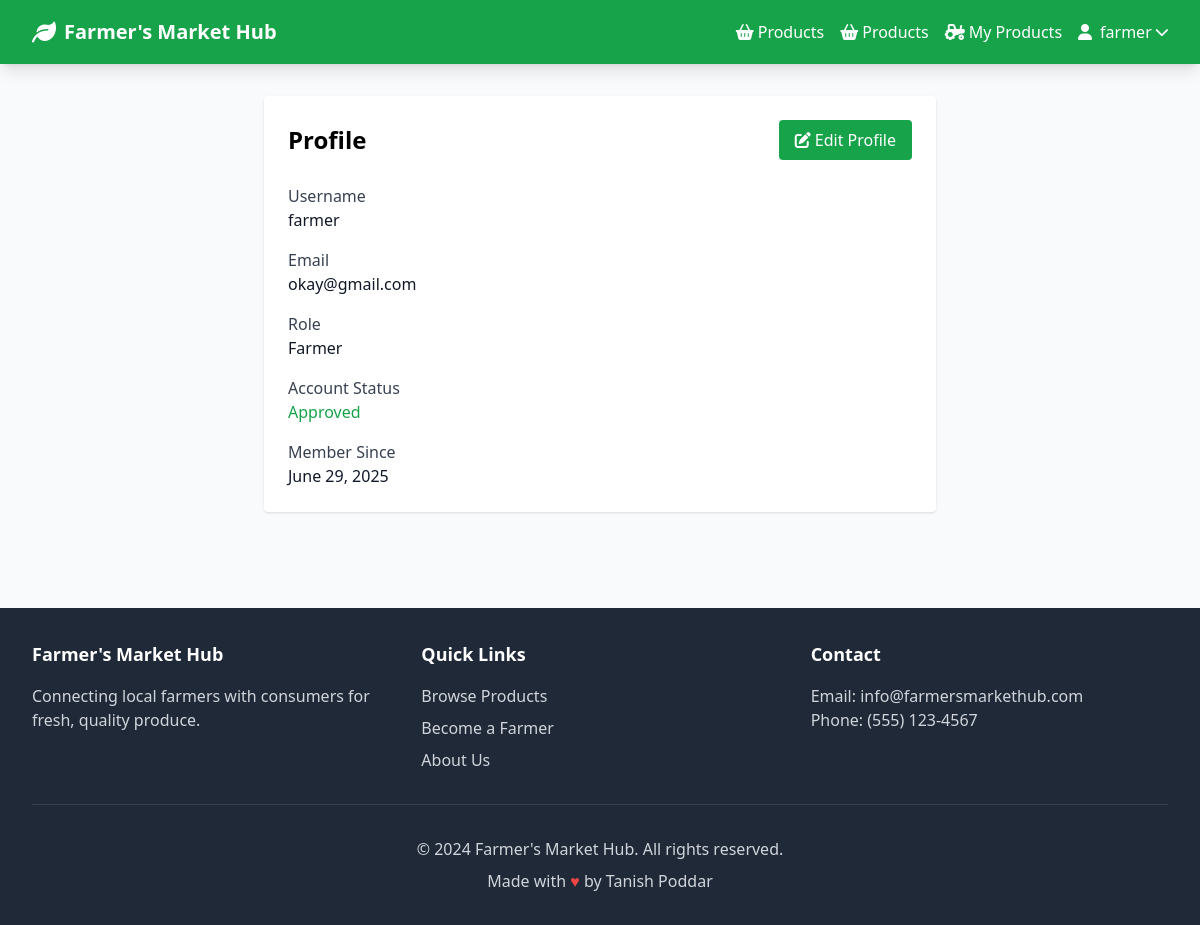
Page /profile (signed in) on the committed database.
### app/models.py (models this page shows, shortened)
class User(UserMixin, db.Model):
    id = db.Column(db.Integer, primary_key=True)
    username = db.Column(db.String(80), unique=True, nullable=False)
    email = db.Column(db.String(120), unique=True, nullable=False)
    password_hash = db.Column(db.String(128))
    role = db.Column(db.Enum(UserRole), default=UserRole.BUYER)
    is_approved = db.Column(db.Boolean, default=False)
    is_blocked = db.Column(db.Boolean, default=False)
    location = db.Column(db.String(200))
    phone = db.Column(db.String(20))
    created_at = db.Column(db.DateTime, default=datetime.utcnow)
    products = db.relationship('Product', backref='farmer', lazy=True)
    orders_as_buyer = db.relationship('Order', foreign_keys='Order.buyer_id', backref='buyer', lazy=True)
    orders_as_farmer = db.relationship('Order', foreign_keys='Order.farmer_id', backref='farmer', lazy=True)
    def is_farmer(self):
        return self.role == UserRole.FARMER
    def is_admin(self):
        return self.role == UserRole.ADMIN

### app/routes/auth.py (the view)
@auth_bp.route('/profile')
@login_required
def profile():
    return render_template('auth/profile.html')

### app/models.py (called while the page is built)
@login_manager.user_loader
def load_user(user_id):
    return User.query.get(int(user_id))

### app/templates/auth/profile.html (shortened to what this page needs)
{% extends 'base.html' %}
{% block content %}
<div class="max-w-2xl mx-auto">
    <div class="bg-white rounded shadow p-6">
        <div class="flex justify-between items-center mb-6">
            <h1 class="text-2xl font-bold">Profile</h1>
            <a href="{{ url_for('auth.edit_profile') }}" class="bg-green-600 text-white px-4 py-2 rounded hover:bg-green-700">
                <i class="fas fa-edit mr-1"></i>Edit Profile
            </a>
        </div>
        <div class="space-y-4">
            <div>
                <label class="block font-medium text-gray-700">Username</label>
                <p class="text-gray-900">{{ current_user.username }}</p>
            </div>
            <div>
                <label class="block font-medium text-gray-700">Email</label>
                <p class="text-gray-900">{{ current_user.email }}</p>
            </div>
            <div>
                <label class="block font-medium text-gray-700">Role</label>
                <p class="text-gray-900">{{ current_user.role.value|capitalize }}</p>
            </div>
            <div>
                <label class="block font-medium text-gray-700">Account Status</label>
                <p class="text-gray-900">
                    {% if current_user.is_approved %}
                        <span class="text-green-600">Approved</span>
                    {% else %}
                        <span class="text-yellow-600">Pending Approval</span>
                    {% endif %}
                </p>
            </div>
            <div>
                <label class="block font-medium text-gray-700">Member Since</label>
                <p class="text-gray-900">{{ current_user.created_at.strftime('%B %d, %Y') }}</p>
            </div>
        </div>
    </div>
</div>
{% endblock %}

### app/templates/base.html (shortened to what this page needs)
<!DOCTYPE html>
<html lang="en">
<head>
    <script src="https://cdn.tailwindcss.com"></script>
    <link rel="stylesheet" href="https://cdnjs.cloudflare.com/ajax/libs/font-awesome/6.0.0/css/all.min.css">
</head>
<body class="bg-gray-50 min-h-screen">
    <nav class="bg-green-600 text-white shadow-lg">
        <div class="max-w-7xl mx-auto px-4 sm:px-6 lg:px-8">
            <div class="flex justify-between h-16">
                <div class="flex items-center">
                    <a href="{{ url_for('main.index') }}" class="flex items-center space-x-2">
                        <i class="fas fa-leaf text-2xl"></i>
                        <span class="text-xl font-bold">Farmer's Market Hub</span>
                    </a>
                </div>
                <div class="flex items-center space-x-4">
                    <a href="{{ url_for('main.products') }}" class="hover:text-green-200 transition-colors">
                        <i class="fas fa-shopping-basket mr-1"></i>Products
                    </a>
                    {% if current_user.is_authenticated %}
                        {% if current_user.is_admin() %}
                            <a href="{{ url_for('admin.dashboard') }}" class="hover:text-green-200 transition-colors">
                                <i class="fas fa-cog mr-1"></i>Admin
                            </a>
                            <div class="relative" id="profile-dropdown">
                                <button id="profile-dropdown-btn" type="button" class="flex items-center space-x-1 hover:text-green-200 transition-colors focus:outline-none">
                                    <i class="fas fa-user mr-1"></i>
                                    <span>{{ current_user.username }}</span>
                                    <i class="fas fa-chevron-down text-sm"></i>
                                </button>
                                <div id="profile-dropdown-menu" class="absolute right-0 mt-2 w-48 bg-white rounded-md shadow-lg py-1 z-50 hidden">
                                    <a href="{{ url_for('auth.logout') }}" class="block px-4 py-2 text-gray-800 hover:bg-gray-100">
                                        <i class="fas fa-sign-out-alt mr-2"></i>Logout
                                    </a>
                                </div>
                            </div>
                        {% else %}
                            <a href="{{ url_for('main.products') }}" class="hover:text-green-200 transition-colors">
                                <i class="fas fa-shopping-basket mr-1"></i>Products
                            </a>
                            {% if current_user.is_farmer() %}
                                <a href="{{ url_for('products.farmer_products') }}" class="hover:text-green-200 transition-colors">
                                    <i class="fas fa-tractor mr-1"></i>My Products
                                </a>
                            {% endif %}
                            <div class="relative" id="profile-dropdown">
                                <button id="profile-dropdown-btn" type="button" class="flex items-center space-x-1 hover:text-green-200 transition-colors focus:outline-none">
                                    <i class="fas fa-user mr-1"></i>
                                    <span>{{ current_user.username }}</span>
                                    <i class="fas fa-chevron-down text-sm"></i>
                                </button>
                            </div>
                        {% endif %}
                    {% endif %}
                </div>
            </div>
        </div>
    </nav>
    <main class="max-w-7xl mx-auto px-4 sm:px-6 lg:px-8 py-8">
        {% block content %}{% endblock %}
    </main>
    <footer class="bg-gray-800 text-white mt-16">
        <div class="max-w-7xl mx-auto px-4 sm:px-6 lg:px-8 py-8">
            <div class="grid grid-cols-1 md:grid-cols-3 gap-8">
                <div>
                    <h3 class="text-lg font-semibold mb-4">Farmer's Market Hub</h3>
                    <p class="text-gray-300">Connecting local farmers with consumers for fresh, quality produce.</p>
                </div>
                <div>
                    <h3 class="text-lg font-semibold mb-4">Quick Links</h3>
                    <ul class="space-y-2">
                        <li><a href="{{ url_for('main.products') }}" class="text-gray-300 hover:text-white">Browse Products</a></li>
                        <li><a href="{{ url_for('main.become_farmer') }}" class="text-gray-300 hover:text-white">Become a Farmer</a></li>
                        <li><a href="{{ url_for('main.about') }}" class="text-gray-300 hover:text-white">About Us</a></li>
                    </ul>
                </div>
                <div>
                    <h3 class="text-lg font-semibold mb-4">Contact</h3>
                    <p class="text-gray-300">Email: info@farmersmarkethub.com</p>
                    <p class="text-gray-300">Phone: (555) 123-4567</p>
                </div>
            </div>
            <div class="border-t border-gray-700 mt-8 pt-8 text-center text-gray-300">
                <p>&copy; 2024 Farmer's Market Hub. All rights reserved.</p>
                <p class="mt-2">Made with <span class="text-red-500">&hearts;</span> by Tanish Poddar</p>
            </div>
        </div>
    </footer>
</body>
</html>

### rows in the picture
User: username "farmer", email "okay@gmail.com", role.value "Farmer", created_at "June 29, 2025"
